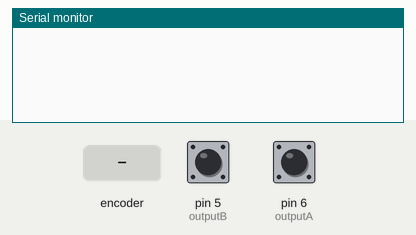
Simulated run of this sketch. Board: Arduino Uno, built with avr-gcc and run on an emulated ATmega328P. Parts: the last lines printed to the serial monitor. Inputs (shaded band) come from the test bench; at power-on: pin 5 (outputB) HIGH, pin 6 (outputA) HIGH.

Above: at 1.2 s.
1.3 s: rotary encoder on pin 6 (outputA) / pin 5 (outputB) turned 1 step (first pin leading)
At 2.2 s:
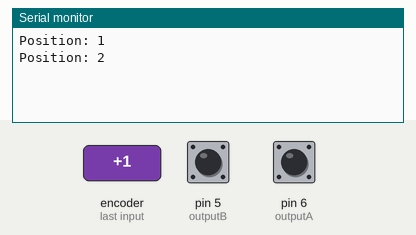
3.0 s: rotary encoder on pin 6 (outputA) / pin 5 (outputB) turned 1 step (first pin leading)
At 3.5 s:
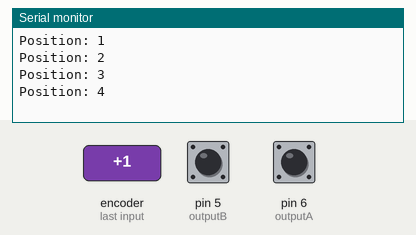
Timing chart, 0 to 6.0 s (numbered marks = the images above; inputs shaded):
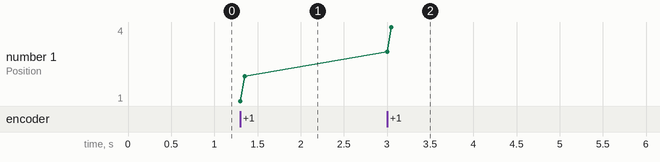

Measured:
- after the input at 1.3 s, the serial monitor: prints a new line at once (image 1)
- after the input at 3.0 s, the serial monitor: prints a new line at once (image 2)
- plotted number 1: 2 → 4 after the input at 3.0 s

The sketch:

Enc_password.ino
```cpp
#include <Wire.h>
#include <LiquidCrystal_I2C.h>

LiquidCrystal_I2C lcd(0x27, 20, 4);
#define outputA 6
#define outputB 5
int counter = 0;
int aState;
int aLastState;
void setup() {
  pinMode (outputA, INPUT);
  pinMode (outputB, INPUT);

  Serial.begin (115200);
  // Reads the initial state of the outputA
  aLastState = digitalRead(outputA);
}
void loop() {
  aState = digitalRead(outputA); // Reads the "current" state of the outputA
  // If the previous and the current state of the outputA are different, that means a Pulse has occured
  if (aState != aLastState) {
    // If the outputB state is different to the outputA state, that means the encoder is rotating clockwise
    if (digitalRead(outputB) != aState) {
      counter ++;
    } else {
      counter --;
    }
    Serial.print("Position: ");
    Serial.println(counter);
  }
  aLastState = aState; // Updates the previous state of the outputA with the current state
}
```
